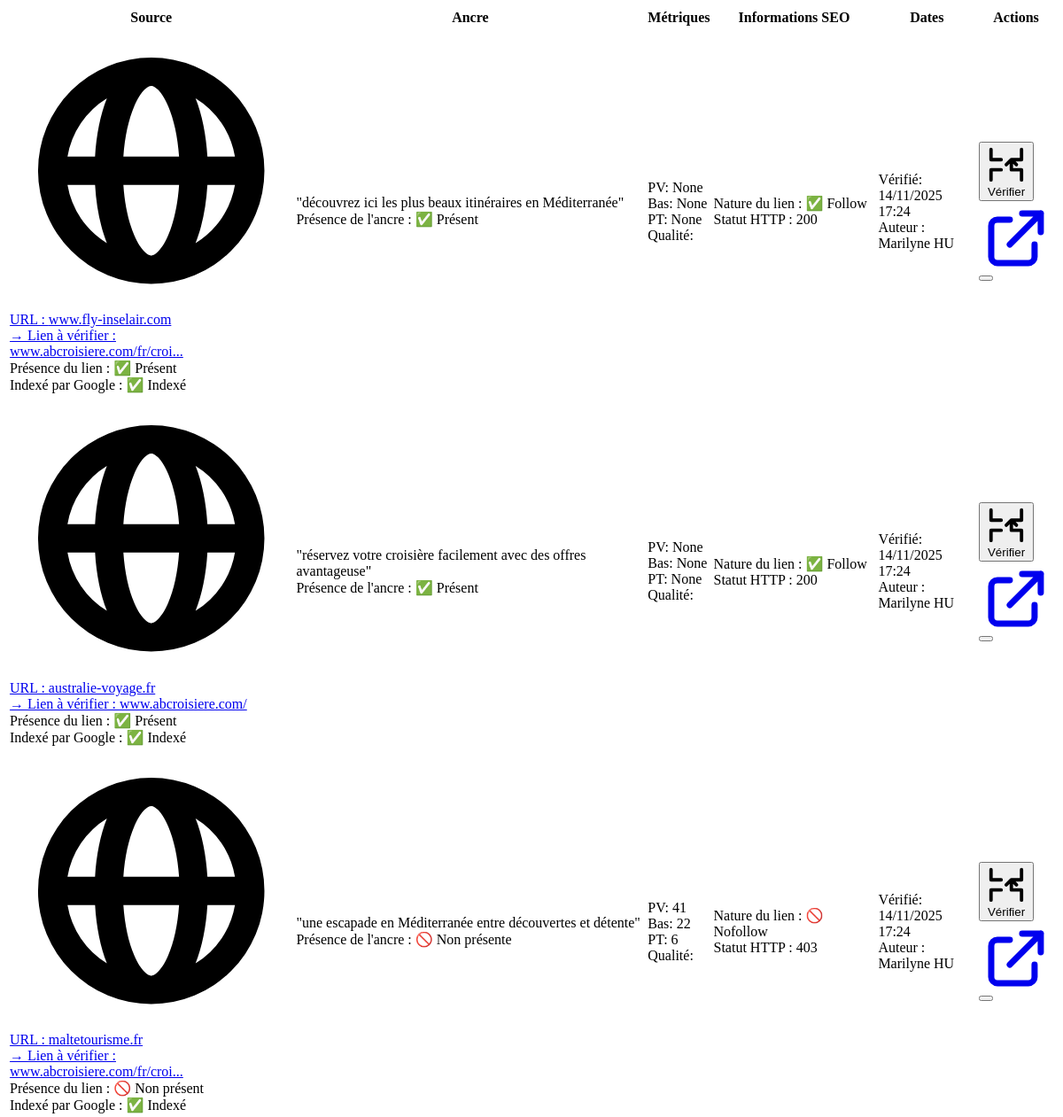
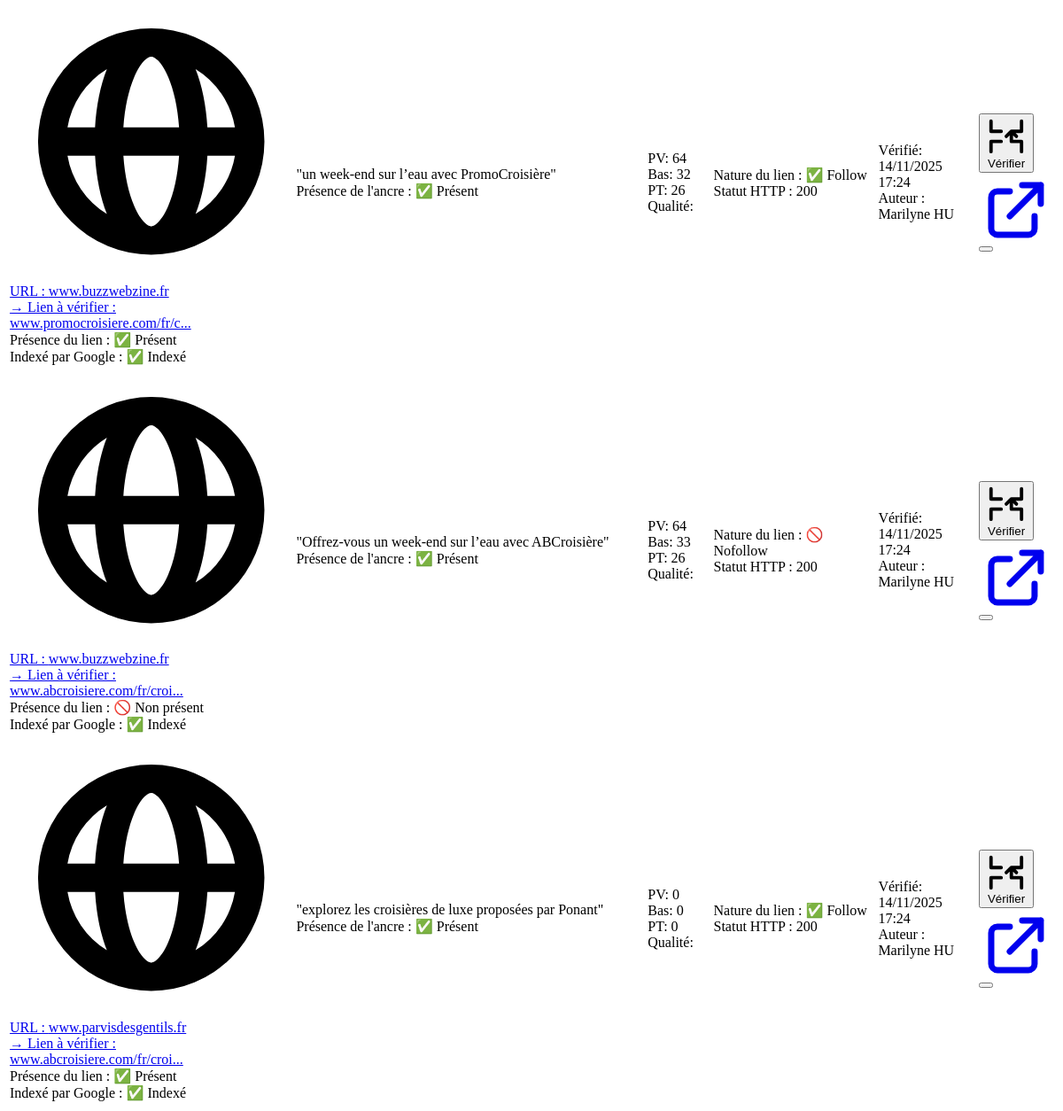
The page /backlinks/partial/table (signed in) on the database as committed earlier (2 pictures, top to bottom).
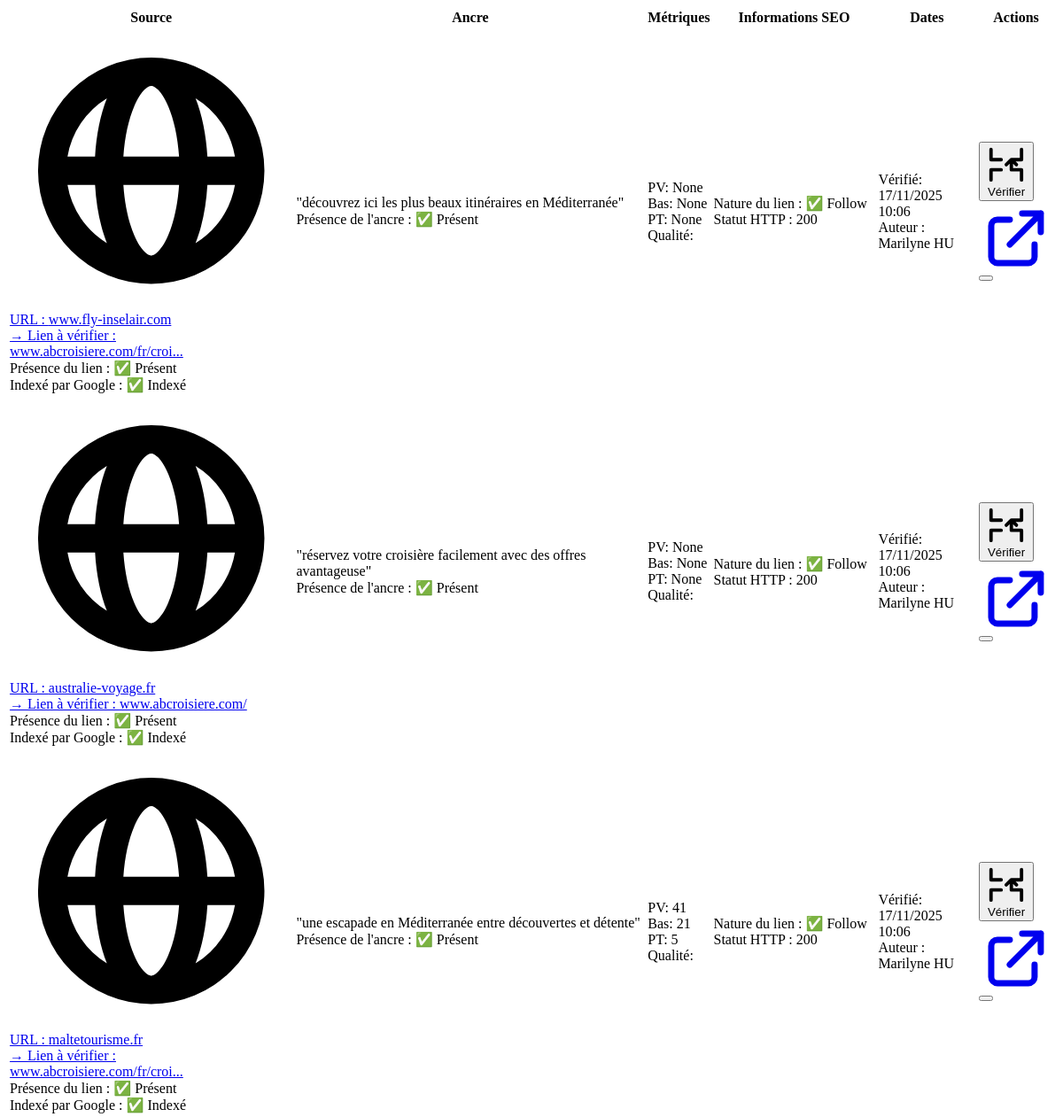
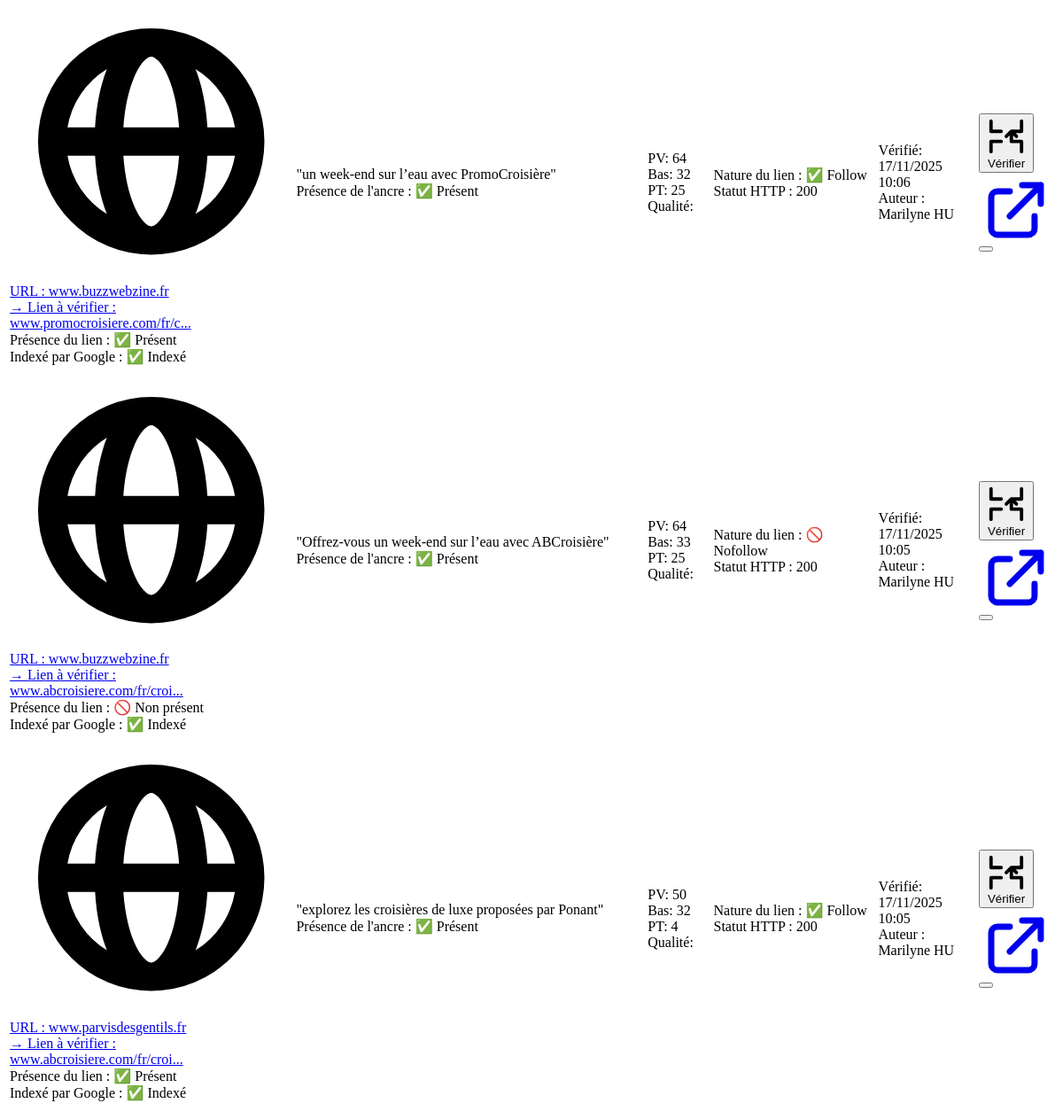
The same page on the database as committed later (2 pictures, top to bottom).
### models.py (models this page shows, shortened)
class Website(db.Model):
    __table_args__ = (
        UniqueConstraint("url", "link_to_check", "user_id", name="uix_url_linktocheck"),
    )
    id = db.Column(db.Integer, primary_key=True)
    url = db.Column(db.String(250), nullable=False)
    domains = db.Column(db.String(250), nullable=False)
    status_code = db.Column(db.Integer, nullable=True)
    tag = db.Column(db.String(50), nullable=True)
    source_plateforme = db.Column(db.String(100))
    link_to_check = db.Column(db.String(250), nullable=True)
    anchor_text = db.Column(db.String(250), nullable=True)
    link_status = db.Column(db.String(250), nullable=True)
    anchor_status = db.Column(db.String(250), nullable=True)
    first_checked = db.Column(db.DateTime, nullable=True)
    last_checked = db.Column(db.DateTime, nullable=True)
    user_id = db.Column(db.Integer, db.ForeignKey("user.id"))
    page_value = db.Column(db.Integer)
    page_trust = db.Column(db.Integer)
    bas = db.Column(db.Integer)
    backlinks_external = db.Column(db.Integer)
    num_outlinks_ext = db.Column(db.Integer)
    link_follow_status = db.Column(db.String(50), nullable=True)
    google_index_status = db.Column(db.String(50))
    user = db.relationship("User", backref="websites", lazy=True)
    @property
    def added_by(self):
        if self.user:
            return f"{self.user.first_name} {self.user.last_name}"
        return "Inconnu"

class User(UserMixin, db.Model):
    id = db.Column(db.Integer, primary_key=True)
    first_name = db.Column(db.String(100), nullable=False)
    last_name = db.Column(db.String(100), nullable=False)
    username = db.Column(db.String(100), unique=True, nullable=False)
    email = db.Column(db.String(100), unique=True, nullable=False)
    password_hash = db.Column(db.String(200), nullable=False)
    role = db.Column(db.String(50), default="user")

### routes/backlinks_routes.py (the view)
@backlinks_routes.route("/backlinks/partial/table")
@login_required
def backlinks_table_partial():
    query = get_filtered_query()
    page = request.args.get("page", 1, type=int)
    per_page = 10
    pagination = query.paginate(page=page, per_page=per_page, error_out=False)
    return render_template(
        "backlinks/_table.html",
        backlinks=pagination.items,
        current_page=pagination.page,
        total_pages=pagination.pages or 1,
    )

### app.py (called while the page is built)
@login_manager.user_loader
def load_user(user_id):
    return db.session.get(User, user_id)

### templates/backlinks/_table.html (shortened to what this page needs)
{% from "_layout/components.html" import status_badge, quality_meter, pagination %}
<div id="backlinks-table" class="bg-gray-900 rounded-2xl shadow-lg overflow-hidden">
    <div class="overflow-x-auto overflow-y-auto">
        <table class="w-full min-w-full table-auto">
            <thead class="bg-gray-800 sticky top-0">
                <tr>
                    <th class="px-6 py-4 text-left text-xs font-medium text-gray-400 uppercase tracking-wider">
                            <span>Source</span>
                    </th>
                    <th class="px-6 py-4 text-left text-xs font-medium text-gray-400 uppercase tracking-wider">
                        Ancre
                    </th>
                    <th class="px-6 py-4 text-left text-xs font-medium text-gray-400 uppercase tracking-wider">
                            <span>Métriques</span>
                    </th>
                    <th class="px-6 py-4 text-left text-xs font-medium text-gray-400 uppercase tracking-wider">
                            <span>Informations SEO</span>
                    </th>
                    <th class="px-6 py-4 text-left text-xs font-medium text-gray-400 uppercase tracking-wider">
                            <span>Dates</span>
                    </th>
                    <th class="px-6 py-4 text-right text-xs font-medium text-gray-400 uppercase tracking-wider">
                        Actions
                    </th>
                </tr>
            </thead>
            <tbody class="divide-y divide-gray-700">
                {% for backlink in backlinks %}
                    {% include "backlinks/_row.html" %}
                {% endfor %}
            </tbody>
        </table>
    </div>
</div>

### templates/_layout/components.html (shortened to what this page needs)
{% macro status_badge(status, text=None) %}
{% set badge_text = text or status %}
{% if status == 'follow' %}
    <span class="badge badge-success">{{ badge_text }}</span>
{% elif status == 'nofollow' %}
    <span class="badge badge-warning">{{ badge_text }}</span>
{% elif status == 'indexed' %}
    <span class="badge badge-success">Indexé</span>
{% elif status == 'not_indexed' %}
    <span class="badge badge-danger">Non indexé</span>
{% elif status == 'http_200' %}
    <span class="badge badge-success">200</span>
{% elif status == 'http_301' or status == 'http_302' %}
    <span class="badge badge-warning">{{ status.split('_')[1] }}</span>
{% elif status == 'http_404' %}
    <span class="badge badge-danger">404</span>
{% elif status == 'http_500' %}
    <span class="badge badge-danger">500</span>
{% elif status == 'over_optimized' %}
    <span class="badge badge-danger">Sur-optimisé</span>
{% elif status == 'high_quality' %}
    <span class="badge badge-success">Haute qualité</span>
{% elif status == 'medium_quality' %}
    <span class="badge badge-warning">Qualité moyenne</span>
{% elif status == 'low_quality' %}
    <span class="badge badge-danger">Faible qualité</span>
{% else %}
    <span class="badge badge-info">{{ badge_text }}</span>
{% endif %}
{% endmacro %}

### templates/backlinks/_row.html (shortened to what this page needs)
{% from "_layout/components.html" import status_badge, quality_meter, pagination %}
<tr class="hover:bg-gray-800/50 transition-colors" id="backlink-{{ backlink.id }}">
                        <td class="px-6 py-4">
                            <div class="flex items-start space-x-3 overflow-hidden">
                                <div class="w-8 h-8 bg-gray-700 rounded-lg flex items-center justify-center flex-shrink-0">
                                </div>
                                <div class="min-w-0 flex-1 truncate">
                                    <div class="font-medium text-white truncate">
                                        <a href="{{ backlink.url }}" target="_blank"
                                        title="{{ backlink.url }}">
                                            URL : {{ backlink.url.split('/')[2] if '/' in backlink.url else backlink.url }}
                                        </a>
                                    </div>
                                    <div class="text-sm text-gray-400 truncate" title="{{ backlink.url }}">
                                        <a href="{{ backlink.link_to_check }}" target="_blank"
                                        title="{{ backlink.link_to_check }}">
                                        → Lien à vérifier : {{ backlink.link_to_check|replace('https://', '')|replace('http://', '')|truncate(30) }}
                                        </a>
                                    </div>
                                    <div class="flex flex-wrap gap-1 text-xs">
                                        Présence du lien : {{ status_badge("✅ Présent" if backlink.link_status == 'Lien présent' else "🚫 Non présent") }}
                                    </div>
                                    <div class="flex flex-wrap gap-1 text-xs">
                                        Indexé par Google : {{ status_badge("✅ Indexé" if backlink.google_index_status == 'Indexé !' else "🚫 Non indexé") }}
                                    </div>
                                </div>
                            </div>
                        </td>
                        <td class="px-6 py-4">
                            <div class="space-y-2">
                                <div class="font-medium text-white break-words whitespace-normal max-w-xs">
                                    "{{ backlink.anchor_text }}"
                                </div>
                            </div>
                            <div class="flex flex-wrap gap-1 text-xs">
                                Présence de l'ancre : {{ status_badge("✅ Présent" if backlink.anchor_status == 'Ancre présente' else "🚫 Non présente") }}
                            </div>
                        </td>
                        <td class="px-6 py-4">
                            <div class="space-y-4">
                                <div class="flex items-center space-x-4 text-sm">
                                    <div>
                                        <span class="text-gray-400">PV:</span>
                                        <span class="text-primary font-medium">{{ backlink.page_value }}</span>
                                    </div>
                                    <div class="flex items-center space-x-4 text-sm">
                                        <span class="text-gray-400">Bas:</span>
                                        <span class="text-primary font-medium">{{ backlink.bas }}</span>
                                    </div>
                                </div>
                                <div class="flex items-center space-x-4 text-sm">
                                    <div>
                                        <span class="text-gray-400">PT:</span>
                                        <span class="text-accent font-medium">{{ backlink.page_trust }}</span>
                                    </div>
                                    <div class="flex items-center space-x-4 text-sm">
                                        <span class="text-gray-400">Qualité:</span>
                                    </div>
                                </div>
                            </div>
                        </td>
                        <td class="px-6 py-4">
                            <div class="space-y-2">
                                <div class="flex items-center space-x-4 text-sm">
                                    <div class="flex flex-wrap gap-1">
                                        Nature du lien : {{ status_badge("✅ Follow" if backlink.link_follow_status == 'follow' else "🚫 Nofollow") }}
                                    </div>
                                </div>
                                <div class="flex items-center space-x-4 text-sm">
                                    <div class="flex flex-wrap gap-1">
                                        Statut HTTP : {{ status_badge(backlink.status_code|string) }}
                                    </div>
                                </div>
                            </div>
                        </td>
                        <td class="px-6 py-4">
                            <div class="text-sm space-y-1">
                                <div>
                                    <span class="text-gray-400">Vérifié:</span>
                                    <div class="text-gray-300">
                                        {{ backlink.last_checked.strftime('%d/%m/%Y %H:%M') if backlink.last_checked else '—' }}
                                    </div>
                                </div>
                                <div>
                                    <span class="text-gray-400">Auteur :</span>
                                    <div class="text-gray-300">
                                        {{ backlink.added_by }}
                                    </div>
                                </div>
                            </div>
                        </td>
                        <td class="px-6 py-4 text-right">
                            <div class="flex items-center justify-end space-x-2">
                                {% if not selected_owner %}
                                <button
                                    hx-get="/check_status/{{ backlink.id }}"
                                    hx-target="#backlink-{{ backlink.id }}"
                                    hx-swap="outerHTML"
                                    class="relative group flex items-center justify-center bg-gray-800 hover:bg-emerald-600 text-white p-2 rounded-full shadow-md transition-all"
                                    title="Vérifier le statut du site">
                                    <svg xmlns="http://www.w3.org/2000/svg"
                                        class="w-4 h-4"
                                        fill="none"
                                        viewBox="0 0 24 24"
                                        stroke="currentColor"
                                        stroke-width="2">
                                        <path stroke-linecap="round" stroke-linejoin="round"
                                            d="M3 3v6h6M21 21v-6h-6M3 21v-6h6M21 3v6h-6M12 12l3-3m0 0l3 3m-3-3v6" />
                                    </svg>
                                    <span class="absolute bottom-[-2rem] bg-gray-900 text-xs text-white rounded px-2 py-1 opacity-0 group-hover:opacity-100 transition">
                                        Vérifier
                                    </span>
                                </button>
                                {% endif %}
                                <a href="{{ backlink.url }}"
                                target="_blank"
                                class="text-gray-400 hover:text-white transition-colors p-2 rounded-lg hover:bg-gray-800"
                                title="Ouvrir la page source">
                                    <svg class="w-4 h-4" fill="none" stroke="currentColor" viewBox="0 0 24 24">
                                        <path stroke-linecap="round" stroke-linejoin="round" stroke-width="2" d="M10 6H6a2 2 0 00-2 2v10a2 2 0 002 2h10a2 2 0 002-2v-4M14 4h6m0 0v6m0-6L10 14"/>
                                    </svg>
                                </a>
                                {% if not selected_owner %}
                                    <button
                                        hx-post="/delete_site/{{ backlink.id }}"
                                        hx-target="#backlink-{{ backlink.id }}"
                                        hx-swap="outerHTML swap:0.5s"
                                        class="text-danger hover:text-red-400 transition-colors p-2 rounded-lg hover:bg-gray-800"
                                        title="Supprimer le site">
                                    </button>
                                {% endif %}
                            </div>
                        </td>
                    </tr>

Rows that differ between the two databases and show on the page:
changed Website "www.fly-inselair.com": last_checked "14/11/2025 17:24" → "17/11/2025 10:06"
changed Website "australie-voyage.fr": last_checked "14/11/2025 17:24" → "17/11/2025 10:06"
changed Website "maltetourisme.fr": badge_text "🚫 Non présent ✅ Indexé 🚫 Non présente 🚫 Nofollow 403" → "✅ Présent ✅ Indexé ✅ Présent ✅ Follow 200"; bas "22" → "21"; page_trust "6" → "5"; last_checked "14/11/2025 17:24" → "17/11/2025 10:06"
changed Website "un week-end sur l’eau avec PromoCroisière": page_trust "26" → "25"; last_checked "14/11/2025 17:24" → "17/11/2025 10:06"
changed Website "Offrez-vous un week-end sur l’eau avec ABCroisière": page_trust "26" → "25"; last_checked "14/11/2025 17:24" → "17/11/2025 10:05"
changed Website "www.parvisdesgentils.fr": page_value "0" → "50"; bas "0" → "32"; page_trust "0" → "4"; last_checked "14/11/2025 17:24" → "17/11/2025 10:05"
